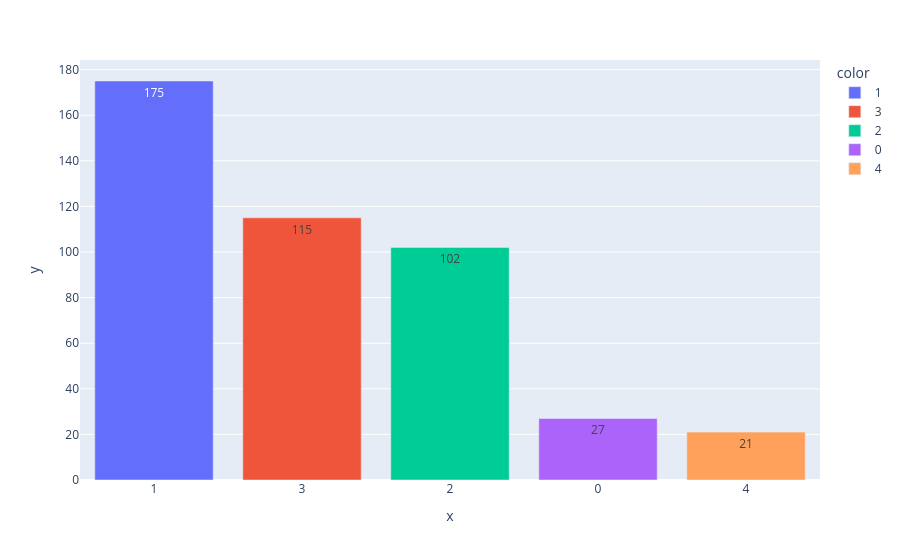

Source (notebook cell):
### Code cell
# visualiser le diagramme des nombres d'observations
bar_plot(val)

### Figure 1 — Plotly figure (JSON) as saved in the notebook; plotly's stock layout.template omitted (floating-point values rounded to 4 significant figures)
{"data": [{"hovertemplate": "color=1<br>x=%{x}<br>y=%{y}<extra></extra>", "legendgroup": "1", "marker": {"color": "#636efa", "pattern": {"shape": ""}}, "name": "1", "orientation": "v", "showlegend": true, "textposition": "auto", "texttemplate": "%{y}", "type": "bar", "x": ["1"], "xaxis": "x", "y": [175], "yaxis": "y"}, {"hovertemplate": "color=3<br>x=%{x}<br>y=%{y}<extra></extra>", "legendgroup": "3", "marker": {"color": "#EF553B", "pattern": {"shape": ""}}, "name": "3", "orientation": "v", "showlegend": true, "textposition": "auto", "texttemplate": "%{y}", "type": "bar", "x": ["3"], "xaxis": "x", "y": [115], "yaxis": "y"}, {"hovertemplate": "color=2<br>x=%{x}<br>y=%{y}<extra></extra>", "legendgroup": "2", "marker": {"color": "#00cc96", "pattern": {"shape": ""}}, "name": "2", "orientation": "v", "showlegend": true, "textposition": "auto", "texttemplate": "%{y}", "type": "bar", "x": ["2"], "xaxis": "x", "y": [102], "yaxis": "y"}, {"hovertemplate": "color=0<br>x=%{x}<br>y=%{y}<extra></extra>", "legendgroup": "0", "marker": {"color": "#ab63fa", "pattern": {"shape": ""}}, "name": "0", "orientation": "v", "showlegend": true, "textposition": "auto", "texttemplate": "%{y}", "type": "bar", "x": ["0"], "xaxis": "x", "y": [27], "yaxis": "y"}, {"hovertemplate": "color=4<br>x=%{x}<br>y=%{y}<extra></extra>", "legendgroup": "4", "marker": {"color": "#FFA15A", "pattern": {"shape": ""}}, "name": "4", "orientation": "v", "showlegend": true, "textposition": "auto", "texttemplate": "%{y}", "type": "bar", "x": ["4"], "xaxis": "x", "y": [21], "yaxis": "y"}], "layout": {"barmode": "relative", "legend": {"title": {"text": "color"}, "tracegroupgap": 0}, "margin": {"t": 60}, "xaxis": {"anchor": "y", "domain": [0, 1], "title": {"text": "x"}}, "yaxis": {"anchor": "x", "domain": [0, 1], "title": {"text": "y"}}}}
